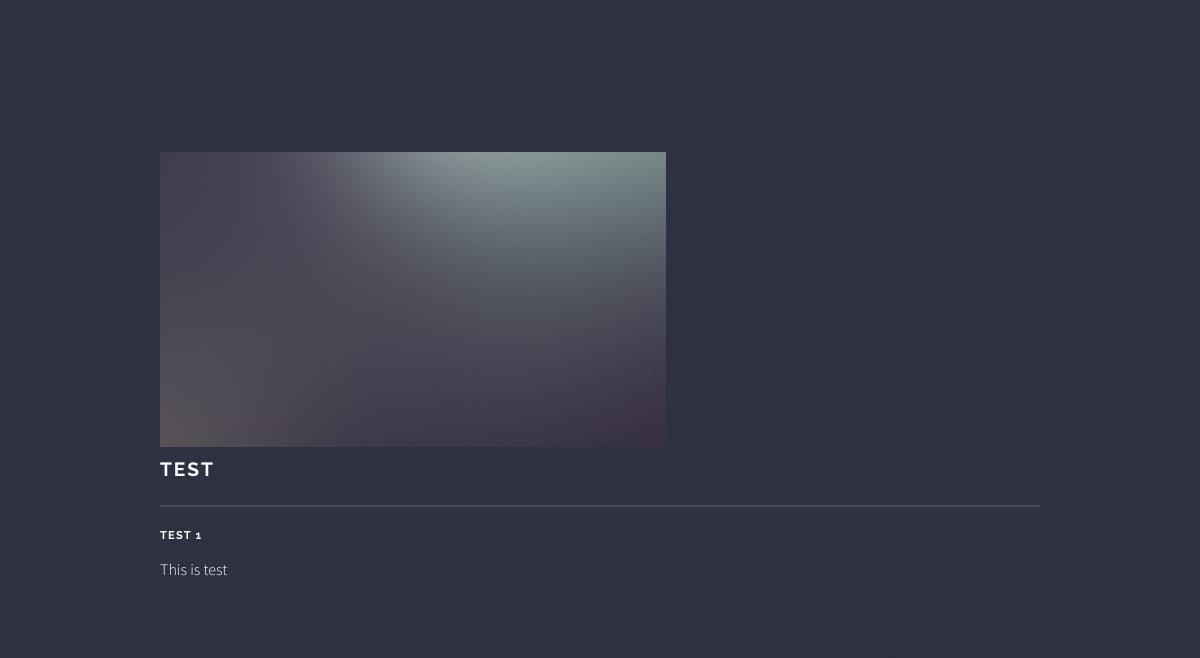
The page /post/5 on the database its author committed.
### base/models.py (models this page shows, shortened)
class Post(models.Model):
    headline = models.CharField(max_length=200)
    sub_headline = models.CharField(max_length=200, null=True, blank=True)
    thumbnail = models.ImageField(null=True, blank=True, upload_to="images", default="placeholder.png")
    body = models.TextField(null=True, blank=True)
    created = models.DateTimeField(auto_now_add=True)
    active = models.BooleanField(default=False)
    featured = models.BooleanField(default=False)
    tags = models.ManyToManyField(Tag, null=True,)

### base/views.py (the view)
# urls.py: path('post/<str:pk>', views.post, name='post'),
def post(request, pk):
    post = Post.objects.get(id=pk)
    context = {'post': post}
    return render(request, 'base/post.html', context)

### base/templates/base/post.html (shortened to what this page needs)
{% extends 'base/main.html' %}
{% load static %}
{% block content %}
<section id="four" class="wrapper alt style1">
    <div class="inner">
        <img src="{{post.thumbnail.url}}">
        <h2 class="major">{{post.headline}}</h2>
        <h4>{{post.sub_headline}}</h4>
        <p>{{post.body}}</p>
    </div>
</section>
{% endblock content %}

### static/css/main.css (style rules this page uses)
html, body, div, span, applet, object, iframe, h1, h2, h3, h4, h5, h6, p, blockquote, pre, a, abbr, acronym, address, big, cite, code, del, dfn, em, img, ins, kbd, q, s, samp, small, strike, strong, sub, sup, tt, var, b, u, i, center, dl, dt, dd, ol, ul, li, fieldset, form, label, legend, table, caption, tbody, tfoot, thead, tr, th, td, article, aside, canvas, details, embed, figure, figcaption, footer, header, hgroup, menu, nav, output, ruby, section, summary, time, mark, audio, video { scroll-behavior: smooth; margin: 0; padding: 0; border: 0; font-size: 100%; font: inherit; vertical-align: baseline; }
article, aside, details, figcaption, figure, footer, header, hgroup, menu, nav, section { display: block; }
body { line-height: 1; }
body { -webkit-text-size-adjust: none; }
body { -ms-overflow-style: scrollbar; }
html { box-sizing: border-box; scroll-behavior: smooth; }
*, *:before, *:after { box-sizing: inherit; }
body { background-color: #2e3141; background-image: linear-gradient(to top, rgba(46, 49, 65, 0.8), rgba(46, 49, 65, 0.8)), url("../../static/images/background.jpg"); background-size: auto, cover; background-attachment: fixed, fixed; background-position: center, center; }
body, input, select, textarea { color: #ffffff; font-family: "Source Sans Pro", Helvetica, sans-serif; font-size: 16.5pt; font-weight: 300; line-height: 1.65; }
@media screen and (max-width: 1680px) { body, input, select, textarea { font-size: 13pt; } }
@media screen and (max-width: 1280px) { body, input, select, textarea { font-size: 12pt; } }
p { margin: 0 0 2em 0; }
h1, h2, h3, h4, h5, h6 { color: #ffffff; font-family: Raleway, Helvetica, sans-serif; font-weight: 700; letter-spacing: 0.1em; margin: 0 0 1em 0; text-transform: uppercase; }
h1.major, h2.major, h3.major, h4.major, h5.major, h6.major { padding-bottom: 1em; border-bottom: solid 2px rgba(255, 255, 255, 0.125); }
h2 { font-size: 1.2em; }
h4 { font-size: 0.7em; }
.wrapper { background-color: #2e3141; margin: 6.5em 0; position: relative; }
.wrapper:before { box-shadow: inset 0 -1px 0 0 #2e3141, 0 1px 0 0 #2e3141; }
.wrapper:after { box-shadow: inset 0 -1px 0 0 #2e3141, 0 1px 0 0 #2e3141; }
.wrapper:before, .wrapper:after { background-repeat: no-repeat; background-size: 100% 100%; content: ''; display: block; height: 6.5em; position: absolute; width: 100%; }
.wrapper:before { left: 0; top: -6.5em; }
.wrapper:after { -moz-transform: scaleY(-1); -webkit-transform: scaleY(-1); -ms-transform: scaleY(-1); transform: scaleY(-1); bottom: -6.5em; left: 0; }
.wrapper.alt:before { -moz-transform: scaleX(-1); -webkit-transform: scaleX(-1); -ms-transform: scaleX(-1); transform: scaleX(-1); }
.wrapper.alt:after { -moz-transform: scaleY(-1) scaleX(-1); -webkit-transform: scaleY(-1) scaleX(-1); -ms-transform: scaleY(-1) scaleX(-1); transform: scaleY(-1) scaleX(-1); }
.wrapper .inner { padding: 3em 0 1em 0 ; margin: 0 auto; width: 55em; }

### base/templates/base/post.html (style rules this page uses)
img { max-width: 100%; object-fit: cover; }

### rows shown on the page
Post: thumbnail (picture), headline "TEST", sub_headline "TEST 1", body "This is test"
